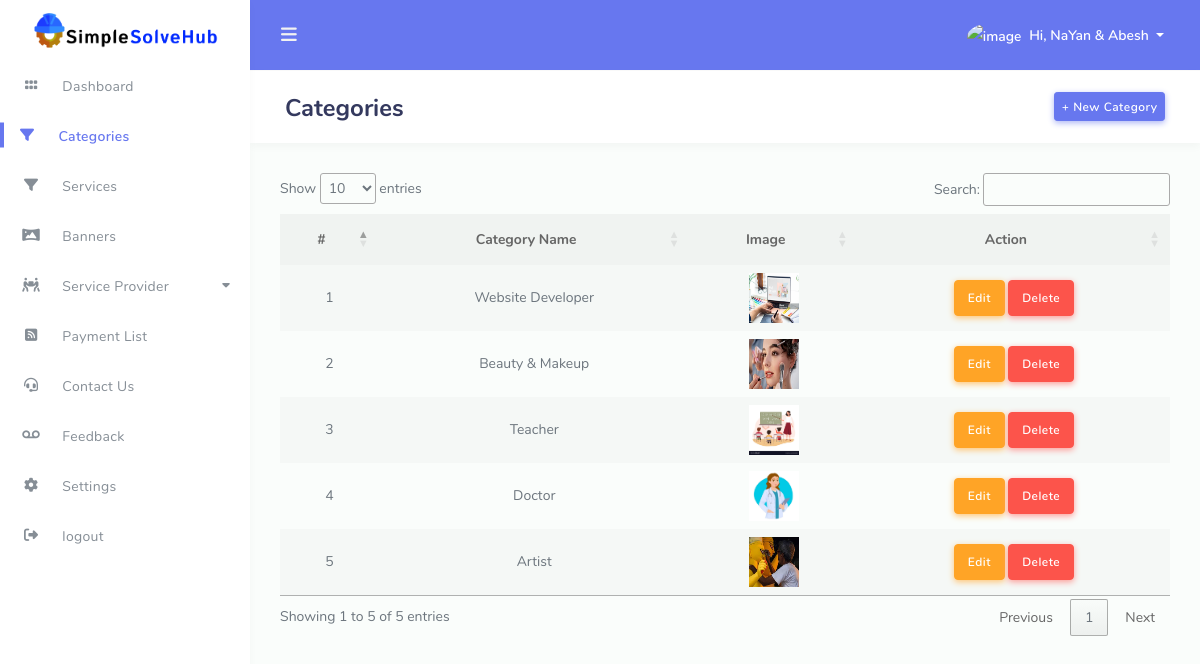
Page /admin/categories.php (signed in) on the earlier database version.
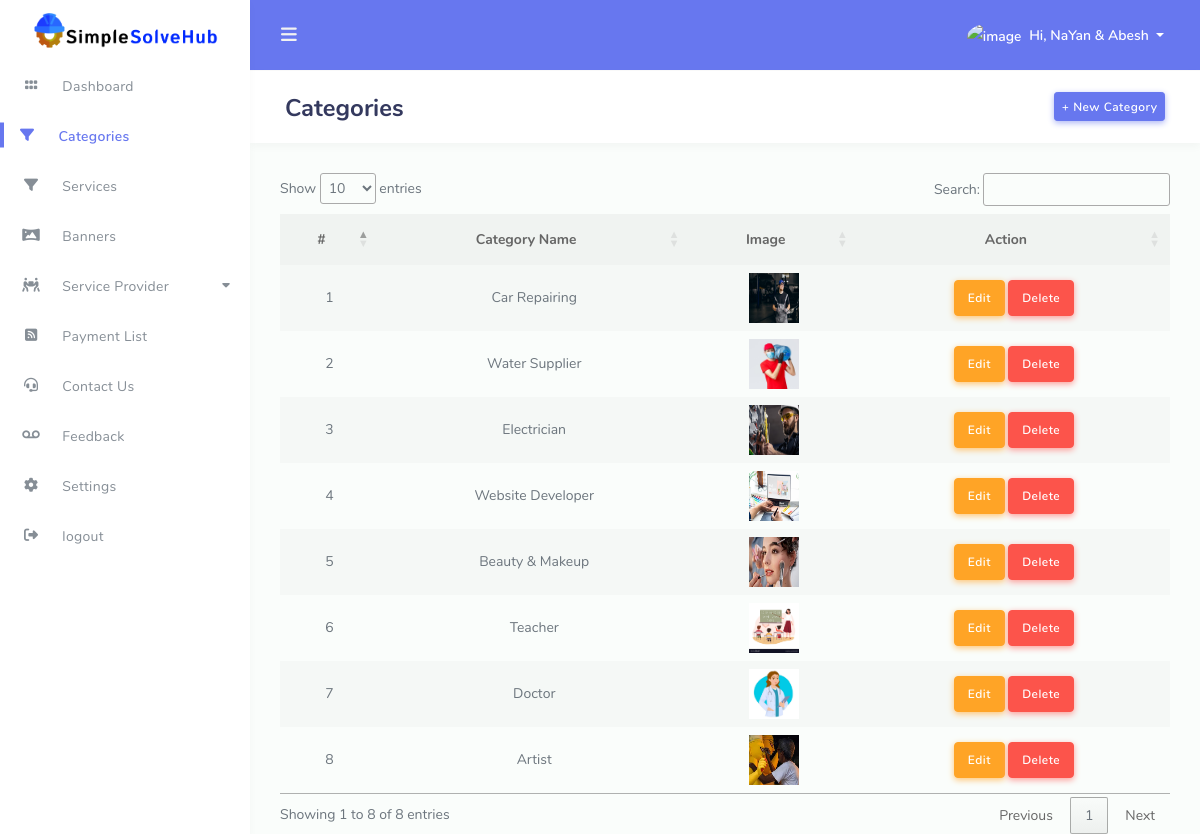
Same page on the later database version.
### tables this page shows
CREATE TABLE `categories` (
  `id` int(11) NOT NULL,
  `categories_name` text NOT NULL,
  `image` text NOT NULL
);

### admin/categories.php (the view, shortened to what this page needs)
<?php
  include('../config/db_con.php');
?>
<?php $page="categories"; require './assets/components/head.php' ?>
</head>
<body>
  <div id="app">
    <div class="main-wrapper main-wrapper-1">
      <div class="navbar-bg"></div>
      <?php  require './assets/components/navbar.php' ?>
      <?php  require './assets/components/sidebar.php' ?>
      <div class="main-content">
        <section class="section">
          <div class="section-header d-flex justify-content-between">
            <h1>Categories</h1>
            <div class="btns">
              <a href="./new_category.php" class="btn btn-primary btn-sm" >+ New Category</a>
            </div>
          </div>
          <div class="row">
              <div class="col-12">
                    <div class="table-responsive">
                      <table class="table table-striped" id="myTable">
                        <thead>
                          <tr>
                            <th class="text-center">
                              #
                            </th>
                            <th>Category Name</th>
                            <th>Image</th>
                            <th>Action</th>
                          </tr>
                        </thead>
                        <tbody>
                                <?php
                                    $sql="SELECT * FROM `categories` order by id desc";
                                    $data=mysqli_query($conn,$sql);
                                    $i=1;
                                    while($result=mysqli_fetch_assoc($data))
                                    {
                                      ?>
                                          <tr>
                                             <td> <?php echo $i;$i++; ?></td>
                                             <td><?php echo $result['categories_name']?></td>
                                             <td>
                                                <img src="<?php echo $result['image']?>" height="50" width="50">
                                             </td>
                                             <td>
                                                <div class="btns">
                                                    <a href="edit_category.php?ed=<?php echo $result['id'] ?>" class="btn btn-warning">Edit</a>
                                                    <a href="delete_categories.php?del=<?php echo $result['id'] ?>" class="btn btn-danger">Delete</a>
                                                </div>
                                             </td>
                                          </tr>
                                      <?php
                                    }
                                ?>
                        </tbody>
                      </table>
                    </div>
                  </div>
                </div>
        </section>
      </div>
    </div>
  </div>
</body>
</html>

Differences in the rows shown:
added categories: categories_name "Car Repairing", image (picture)
added categories: categories_name "Water Supplier", image (picture)
added categories: categories_name "Electrician", image (picture)
Other differences:
text written by a page script: "Show entries Search: Showing 1 to 5 of 5 entries Previous 1 Next" → "Show entries Search: Showing 1 to 8 of 8 entries Previous 1 Next"
